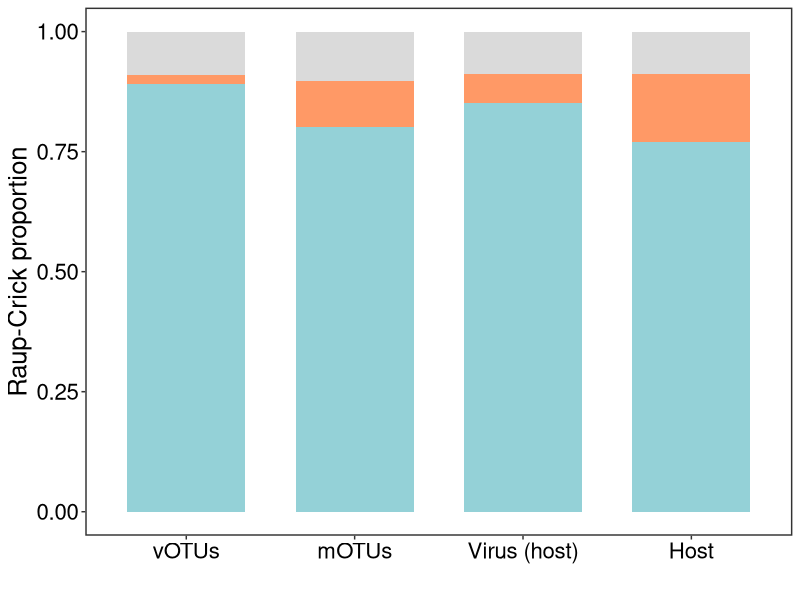

Recreate this plot in R.
library(ggplot2)
library(reshape2)
library(dplyr)
library(readxl)
setwd("Fig.5")
data<-read_excel("RCbray.xlsx")
data$class <- factor(data$class,level=c("vOTUs","mOTUs","Virus (host)","Host"))
ggplot(data,aes(x=class,y=Ratio,fill=level))+
  geom_bar(stat="identity", color="NA",width=0.7,size=0.4,position="stack", aes(fill=level),alpha=0.8)+
  theme_bw()+labs(x="",y="Raup-Crick proportion")+
  scale_fill_manual(breaks=c("more","mid","less"),values = c("#7AC5CD","#FF8040","#d0d0d0"))+
  theme_test()+theme(panel.grid.major=element_blank(),panel.grid.minor = element_blank(),
                     axis.title.x = element_text(size=18.5),axis.title.y = element_text(size=18.5),
                     axis.text.x = element_text(hjust =0.5,size=16,colour = 'black'),
                     axis.text.y=element_text(size=16,colour = 'black'),
                     panel.border = element_rect(size=1),
                     legend.text = element_text(size=15),
                     legend.title = element_text(size=16))+theme(legend.position = 'none')

